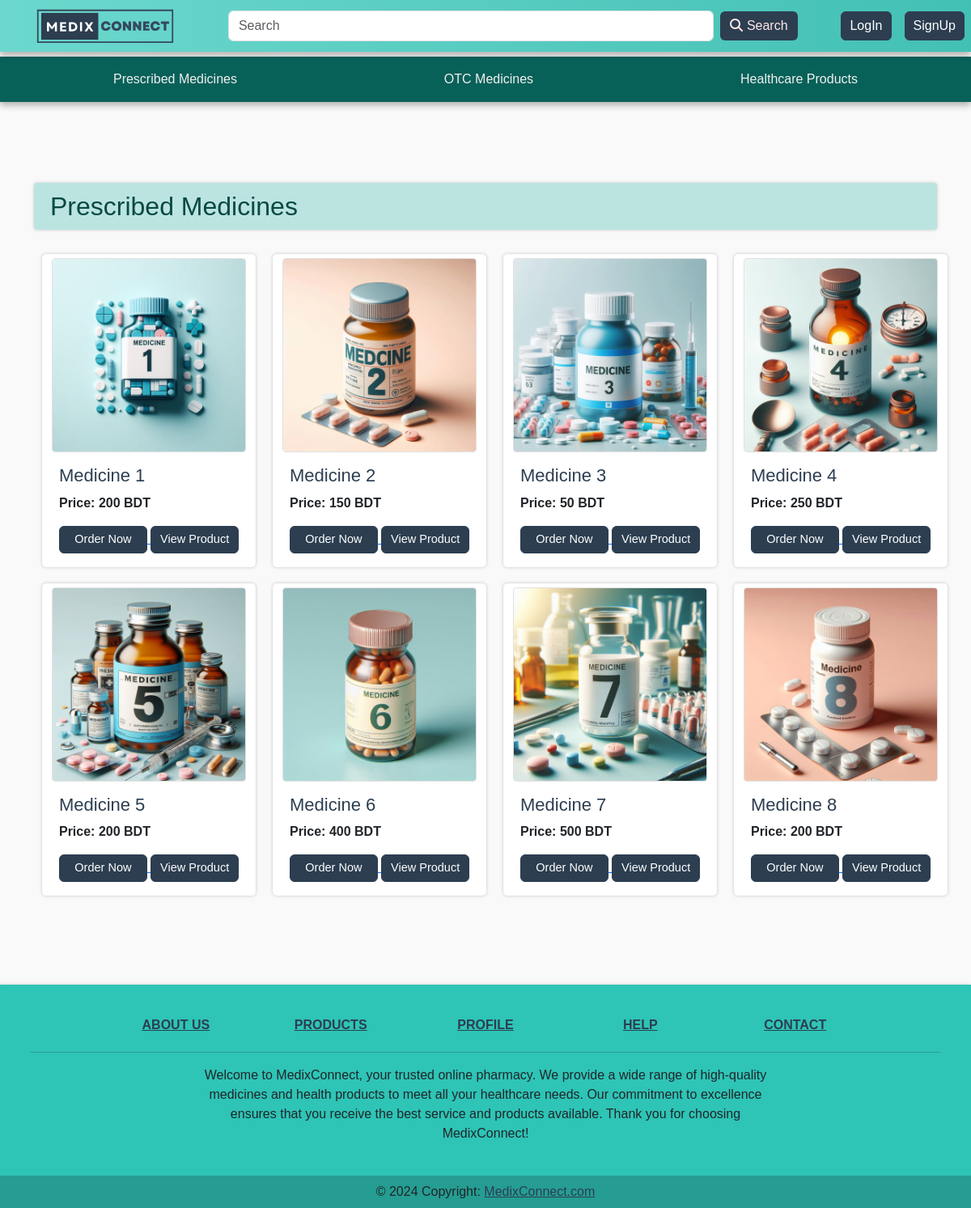
/prescribed/, run on the app's committed database.
### shop/models.py (models this page shows, shortened)
class Product(models.Model):
    product_id = models.AutoField
    product_name = models.CharField(max_length=20)
    category = models.CharField(max_length=20, default="")
    subcategory = models.CharField(max_length=20, default="")
    price = models.IntegerField(default=0)
    desc = models.CharField(max_length=1000)
    pub_date = models.DateField()
    image = models.ImageField(upload_to="shop/images", default="/default.jpg")
    available_pharmacies = models.ManyToManyField(User, related_name='available_products', blank=True)

### shop/views.py (the view, shortened to what this page needs)
# urls.py: path("prescribed/", views.prescribed, name="prescribed"),
def prescribed(request):
    role = None
    if request.user.is_authenticated:
        try:
            user_profile = UserProfile.objects.get(user=request.user)
            role = user_profile.role
        except ObjectDoesNotExist:
            pass
    products = Product.objects.filter(category='Prescribed Medicines')
    context = {'products': products, 'role': role, 'is_authenticated': request.user.is_authenticated}
    return render(request, 'shop/prescribed.html', context)

### shop/templates/shop/prescribed.html (shortened to what this page needs)
{% extends 'shop/style.html' %}
{% block body %}
<div style="background-color: #f9f9f9;">
    <div class="container">
        <h2 style="padding: 10px; padding-left: 20px; margin-bottom: 20px; border-radius: 4px; text-align: left; background-color: #bbe4e0; color: #084942; box-shadow: 0 0 4px rgba(0, 0, 0, 0.2);">Prescribed Medicines</h2>
        <div class="row">
            {% for product in products %}
            <div class="col-md-3">
                <div class="card align-items-center" style="width: 16.5rem; margin: 10px; border: 1px solid #f9f9f991; border-radius: 5px; box-shadow: 0 0 4px rgba(0, 0, 0, 0.2);">
                    <img src='/media/{{ product.image }}' class="card-img-top" alt="product" style="width: 15rem; height: 15rem; object-fit: cover; border: 1px solid rgb(226, 224, 224); border-radius: 4px; margin-top: 4px;">
                    <div class="card-body">
                        <h4 class="card-title" style="color: #2c3e50; font-size: 22px; font-weight: 500;" id="namepr{{ product.id }}">{{ product.product_name }}</h4>
                        <p class="card-text"><b>Price: {{ product.price }} BDT</b></p>
                        <span id="divpr{{ product.id }}" class="divpr">
                            {% if user.is_authenticated %}
                                {% if role == 'Pharmacist' %}
                                    <div class="d-flex flex-column align-items-start">
                                        {% if user in product.available_pharmacies.all %}
                                            <form method="post" class="d-flex flex-column align-items-start w-100">
                                                {% csrf_token %}
                                                <input type="hidden" name="product_id" value="{{ product.id }}">
                                                <p style="color: #506880; font-size: 0.8rem; font-weight: 300; margin: 2px;"><b>Current Status: Available</b></p>
                                                <div class="d-flex w-100 justify-content-between">
                                                    <button type="submit" name="not_available" class="btn btn-danger me-2" style="font-size: 14.5px; font-weight: lighter;">Not Available</button>
                                                    <a href="/shop/product/{{product.id}}" class="btn btn-primary cart" data-category="{{ product.0.category }}" data-price="{{ product.price }}" style="font-size: 14.5px; font-weight: lighter;">View Product</a>
                                                </div>
                                            </form>
                                        {% else %}
                                            <form method="post" class="d-flex flex-column align-items-start w-100">
                                                {% csrf_token %}
                                                <input type="hidden" name="product_id" value="{{ product.id }}">
                                                <p style="color: #506880; font-size: 0.8rem; font-weight: 300; margin: 2px;"><b>Current Status: Not Available</b></p>
                                                <div class="d-flex w-100 justify-content-between align-items-center">
                                                    <button type="submit" name="available" class="btn btn-success me-2" style="font-size: 14.5px; font-weight: lighter;">Available</button>
                                                            <a href="/shop/product/{{product.id}}" class="btn btn-primary cart" data-category="{{ product.0.category }}" data-price="{{ product.price }}" style="font-size: 14.5px; font-weight: lighter;">View Product</a>
                                                        </div>
                                                    </form>
                                        {% endif %}
                                    </div>
                                {% else %}
                                <span id="divpr{{ product.id }}" class="divpr">
                                    <button id="pr{{ product.id }}" class="btn btn-primary cart" data-category="{{ product.0.category }}" data-price="{{ i.price }}" style="width: 6.8rem; font-size: 14.5px; font-weight: lighter;">Add To Cart</button>
                                </span>
                                {% endif %}
                            {% else %}
                                    <a href="/shop/login/">
                                        <button class="btn btn-primary" style="width: 6.8rem; font-size: 14.5px; font-weight: lighter;">Order Now</button>
                                    </a>
                            {% endif %}
                        </span>
                        {% if role != 'Pharmacist' %}
    <a href="/shop/product/{{i.id}}" class="btn btn-primary cart" data-category="{{ product.0.category }}" data-price="{{ i.price }}" style="width: 6.8rem; font-size: 14.5px; font-weight: lighter;">View Product</a>
{% endif %}
                    </div>
                </div>
            </div>
            {% endfor %}
        </div>
    </div>
</div>
{% endblock %}

### data on the page
Product: image (picture), product_name "Medicine 1", price "200"
Product: image (picture), product_name "Medicine 2", price "150"
Product: image (picture), product_name "Medicine 3", price "50"
Product: image (picture), product_name "Medicine 4", price "250"
Product: image (picture), product_name "Medicine 5", price "200"
Product: image (picture), product_name "Medicine 6", price "400"
Product: image (picture), product_name "Medicine 7", price "500"
Product: image (picture), product_name "Medicine 8", price "200"
